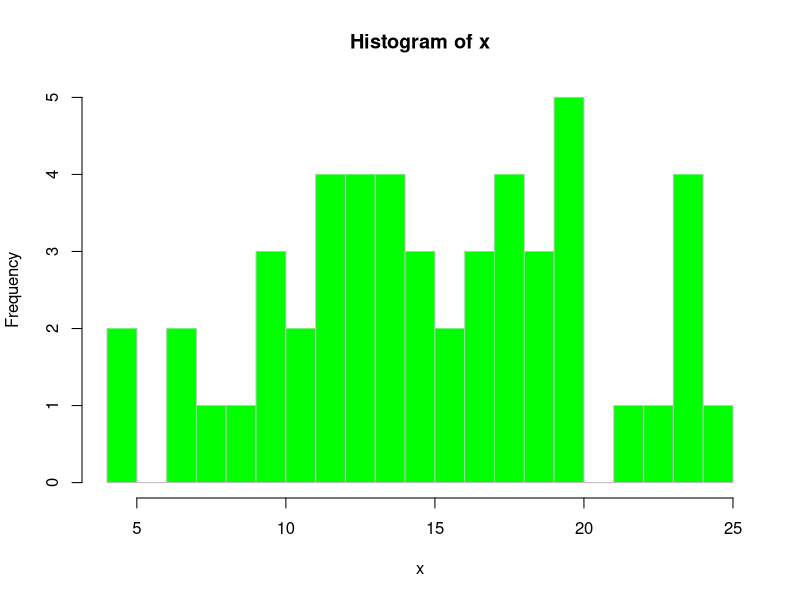

Write the R code that produced this figure.
## ---- chunk 1
knitr::opts_chunk$set(echo = FALSE)
## ---- chunk 2
summary(cars)
## ---- chunk 3

x    <- cars[, 1]
        bins <- seq(min(x), max(x))
        hist(x, breaks = bins, col = 'green', border = 'gray')
